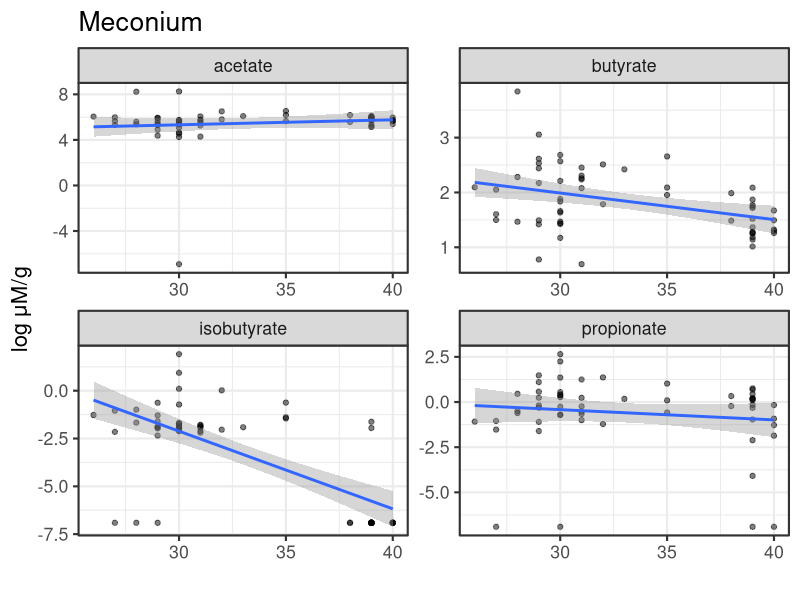
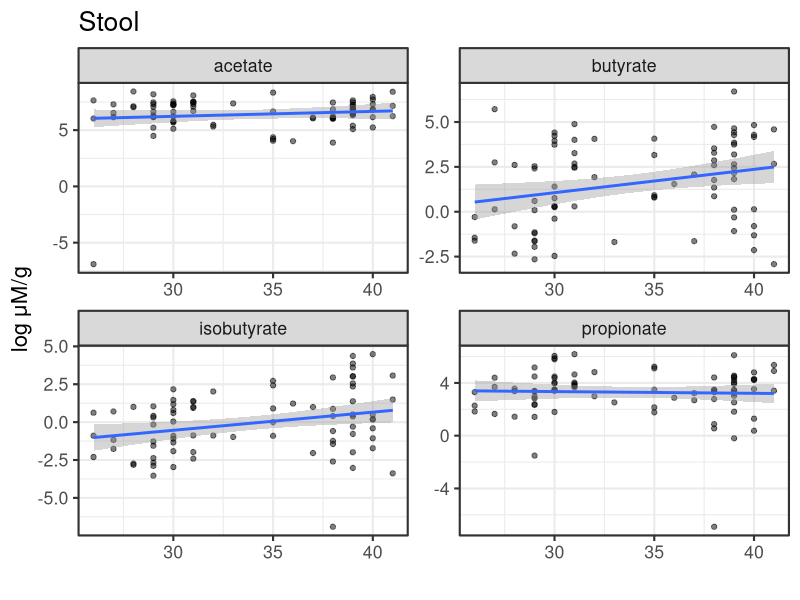
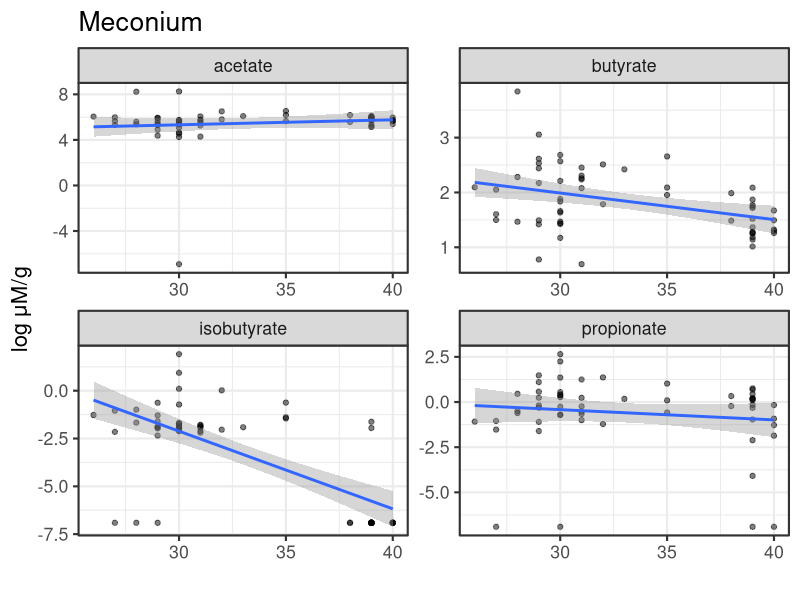
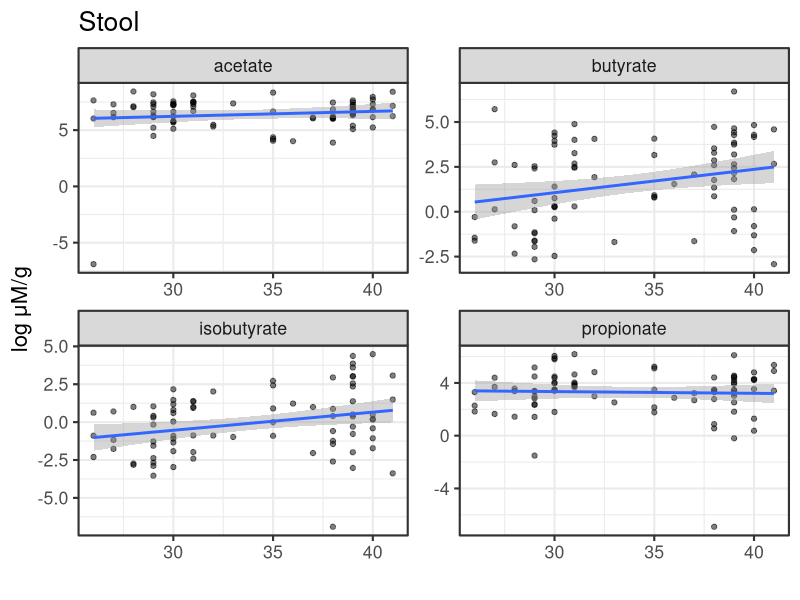

Here is the R script that generated these plots, in order:
## ---- chunk 1
library(readxl)
df_clinic <- read_excel("df_clinic_final.xlsx")
df_clinic <- as.data.frame(df_clinic)
row.names(df_clinic) <- df_clinic$Sample

names(df_clinic)[12] <- "Gestation"

df_clinic -> df_clinic_ori
## ---- chunk 2
library(readxl)
df_SCFA <- read_excel("SCFA_stool.xlsx")
df_SCFA <- as.data.frame(df_SCFA)

names(df_SCFA) <- c("Sample", "acetate_stool", "propionate_stool", "isobutyrate_stool", "butyrate_stool")

row.names(df_SCFA) <- df_SCFA$Sample

# df_SCFA <- df_SCFA[row.names(df_clinic), ]
## ---- chunk 3
# identical(df_clinic$Sample, df_SCFA$Sample)

df_clinic <- merge(x = df_clinic[ , c("Sample", "Termness")],
                  y = df_SCFA,
                  all = T,
                  by = "Sample")

row.names(df_clinic) <- df_clinic$Sample
## ---- chunk 4
library(readxl)
df_meconium <- read_excel("SCFA_meconium.xlsx")
df_meconium <- as.data.frame(df_meconium)

names(df_meconium) <- c("Sample", "acetate_meconium", "propionate_meconium", "isobutyrate_meconium", "butyrate_meconium")

row.names(df_meconium) <- df_meconium$Sample

## ---- chunk 5
df_clinic <- merge(x = df_clinic,
                  y = df_meconium,
                  all = T,
                  by = "Sample")

row.names(df_clinic) <- df_clinic$Sample
## ---- chunk 6
df_clinic$Termness[grep("^HD",
     df_clinic$Sample,
     value = F)] <- "adult"

df_clinic |> dplyr:::arrange(Termness, Sample) -> df_clinic

library(openxlsx)
 
# CB22	term
# CB39	term
# CB40	term
# CB41	term
# CB47	preterm
# CB48	preterm
# CB62	
# CB65	preterm
# CB79	preterm


df_clinic$Termness[which(df_clinic$Sample == "CB22")] <- "term"
df_clinic$Termness[which(df_clinic$Sample == "CB39")] <- "term"
df_clinic$Termness[which(df_clinic$Sample == "CB40")] <- "term"
df_clinic$Termness[which(df_clinic$Sample == "CB41")] <- "term"
df_clinic$Termness[which(df_clinic$Sample == "CB47")] <- "preterm"
df_clinic$Termness[which(df_clinic$Sample == "CB48")] <- "preterm"
df_clinic$Termness[which(df_clinic$Sample == "CB65")] <- "preterm"
df_clinic$Termness[which(df_clinic$Sample == "CB79")] <- "preterm"
## ---- chunk 7
df_clinic |> subset(Termness != "adult") -> df_clinic
## ---- chunk 8
df_reg <- merge(x = df_clinic,
                y = df_clinic_ori[ , c("Sample", "Gestation")],
                all.x = T,
                by = "Sample")
## ---- chunk 9
df_reg_meconium <- df_reg[ , c(1,2,11,7:10)]

library(tidyr)
df_long <- tidyr:::pivot_longer(df_reg_meconium, 
                        cols = c(4:7), 
                        names_to = "SCFA", 
                        values_to = "value")

df_long <- as.data.frame(df_long)

df_long <- na.omit(df_long)

df_long$value <- log(df_long$value+0.001)


gsub(pattern = "_meconium",
     replacement = "",
     df_long$SCFA) -> df_long$SCFA

## ---- chunk 10
library(ggplot2)
ggplot(data = df_long,
       mapping = aes(x = Gestation,
                     y = value)) +
  
  geom_point(alpha = 0.5) + 
  
  geom_smooth(method = "lm") +
  
  facet_wrap(~ SCFA,
             scale = "free") +
  
  theme_bw(base_size = 16) +

  theme(legend.position = "none") +
  
  labs(x = "",
       y = "log \u03bcM/g",
       title = "Meconium") +
  
  coord_cartesian(clip = "off")

ggsave(filename = "FIGURE_10_GESTATION_MECONIUM.svg",
       width = 8,
       height = 6,
       dpi = 300,
       units = "in")
## ---- chunk 11
df_reg_stool <- df_reg[ , c(1,2,11,3:6)]

library(tidyr)
df_long <- tidyr:::pivot_longer(df_reg_stool, 
                        cols = c(4:7), 
                        names_to = "SCFA", 
                        values_to = "value")

df_long <- as.data.frame(df_long)

df_long <- na.omit(df_long)

df_long$value <- log(df_long$value+0.001)


gsub(pattern = "_stool",
     replacement = "",
     df_long$SCFA) -> df_long$SCFA

## ---- chunk 12
library(ggplot2)
ggplot(data = df_long,
       mapping = aes(x = Gestation,
                     y = value)) +
  
  geom_point(alpha = 0.5) + 
  
  geom_smooth(method = "lm") +
  
  facet_wrap(~ SCFA,
             scale = "free") +
  
  theme_bw(base_size = 16) +

  theme(legend.position = "none") +
  
  labs(x = "",
       y = "log \u03bcM/g",
       title = "Stool") +
  
  coord_cartesian(clip = "off")

ggsave(filename = "FIGURE_10_GESTATION_STOOL.svg",
      
       width = 8,
       height = 6,
       dpi = 300,
       units = "in")
## ---- chunk 13
